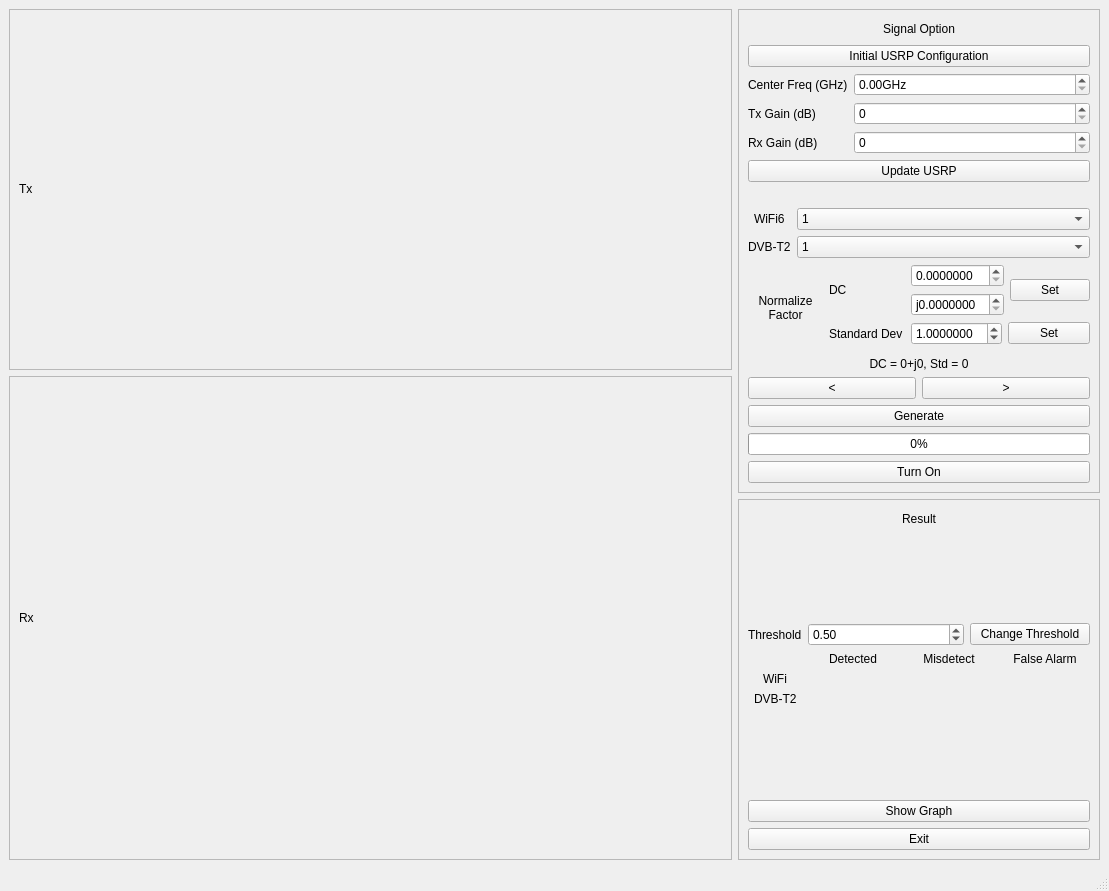
<?xml version="1.0" encoding="UTF-8"?>
<ui version="4.0">
 <class>MainWindow</class>
 <widget class="QMainWindow" name="MainWindow">
  <property name="geometry">
   <rect>
    <x>0</x>
    <y>0</y>
    <width>1109</width>
    <height>891</height>
   </rect>
  </property>
  <property name="windowTitle">
   <string>MainWindow</string>
  </property>
  <property name="windowOpacity">
   <double>1.000000000000000</double>
  </property>
  <widget class="QWidget" name="centralwidget">
   <layout class="QGridLayout" name="gridLayout">
    <item row="0" column="3" rowspan="4">
     <widget class="QFrame" name="frame_3">
      <property name="maximumSize">
       <size>
        <width>8000</width>
        <height>16777215</height>
       </size>
      </property>
      <property name="frameShape">
       <enum>QFrame::StyledPanel</enum>
      </property>
      <property name="frameShadow">
       <enum>QFrame::Raised</enum>
      </property>
      <layout class="QGridLayout" name="gridLayout_2">
       <item row="4" column="0">
        <layout class="QFormLayout" name="formLayout">
         <property name="labelAlignment">
          <set>Qt::AlignCenter</set>
         </property>
         <property name="formAlignment">
          <set>Qt::AlignCenter</set>
         </property>
         <item row="0" column="0">
          <widget class="QLabel" name="wifiField">
           <property name="text">
            <string>WiFi6</string>
           </property>
          </widget>
         </item>
         <item row="0" column="1">
          <widget class="QComboBox" name="wifiCombo">
           <property name="maxVisibleItems">
            <number>12</number>
           </property>
           <item>
            <property name="text">
             <string>1</string>
            </property>
           </item>
           <item>
            <property name="text">
             <string>2</string>
            </property>
           </item>
           <item>
            <property name="text">
             <string>3</string>
            </property>
           </item>
           <item>
            <property name="text">
             <string>4</string>
            </property>
           </item>
           <item>
            <property name="text">
             <string>5</string>
            </property>
           </item>
           <item>
            <property name="text">
             <string>6</string>
            </property>
           </item>
           <item>
            <property name="text">
             <string>7</string>
            </property>
           </item>
           <item>
            <property name="text">
             <string>8</string>
            </property>
           </item>
           <item>
            <property name="text">
             <string>9</string>
            </property>
           </item>
           <item>
            <property name="text">
             <string>10</string>
            </property>
           </item>
          </widget>
         </item>
         <item row="1" column="0">
          <widget class="QLabel" name="DVBLabel">
           <property name="text">
            <string>DVB-T2</string>
           </property>
          </widget>
         </item>
         <item row="1" column="1">
          <widget class="QComboBox" name="DVBCombo">
           <property name="maxVisibleItems">
            <number>12</number>
           </property>
           <item>
            <property name="text">
             <string>1</string>
            </property>
           </item>
           <item>
            <property name="text">
             <string>2</string>
            </property>
           </item>
           <item>
            <property name="text">
             <string>3</string>
            </property>
           </item>
           <item>
            <property name="text">
             <string>4</string>
            </property>
           </item>
           <item>
            <property name="text">
             <string>5</string>
            </property>
           </item>
           <item>
            <property name="text">
             <string>6</string>
            </property>
           </item>
           <item>
            <property name="text">
             <string>7</string>
            </property>
           </item>
           <item>
            <property name="text">
             <string>8</string>
            </property>
           </item>
           <item>
            <property name="text">
             <string>9</string>
            </property>
           </item>
           <item>
            <property name="text">
             <string>10</string>
            </property>
           </item>
          </widget>
         </item>
         <item row="2" column="0" colspan="2">
          <layout class="QGridLayout" name="gridLayout_9">
           <item row="3" column="1">
            <widget class="QLabel" name="label_5">
             <property name="text">
              <string>Standard Dev</string>
             </property>
            </widget>
           </item>
           <item row="3" column="2">
            <layout class="QGridLayout" name="gridLayout_11">
             <item row="0" column="0">
              <widget class="QDoubleSpinBox" name="DVBT2_STD">
               <property name="decimals">
                <number>7</number>
               </property>
               <property name="singleStep">
                <double>0.000001000000000</double>
               </property>
               <property name="value">
                <double>1.000000000000000</double>
               </property>
              </widget>
             </item>
             <item row="0" column="1">
              <widget class="QPushButton" name="DVBT2_STD_BUTTON">
               <property name="text">
                <string>Set</string>
               </property>
              </widget>
             </item>
            </layout>
           </item>
           <item row="2" column="0" rowspan="3">
            <widget class="QLabel" name="label">
             <property name="maximumSize">
              <size>
               <width>75</width>
               <height>16777215</height>
              </size>
             </property>
             <property name="text">
              <string>Normalize Factor</string>
             </property>
             <property name="alignment">
              <set>Qt::AlignCenter</set>
             </property>
             <property name="wordWrap">
              <bool>true</bool>
             </property>
            </widget>
           </item>
           <item row="2" column="1">
            <widget class="QLabel" name="label_4">
             <property name="text">
              <string>DC</string>
             </property>
            </widget>
           </item>
           <item row="2" column="2">
            <layout class="QGridLayout" name="gridLayout_10">
             <item row="0" column="0">
              <widget class="QDoubleSpinBox" name="DVBT2_DC_R">
               <property name="suffix">
                <string/>
               </property>
               <property name="decimals">
                <number>7</number>
               </property>
               <property name="singleStep">
                <double>0.000100000000000</double>
               </property>
               <property name="value">
                <double>0.000000000000000</double>
               </property>
              </widget>
             </item>
             <item row="1" column="0">
              <widget class="QDoubleSpinBox" name="DVBT2_DC_I">
               <property name="prefix">
                <string>j</string>
               </property>
               <property name="suffix">
                <string/>
               </property>
               <property name="decimals">
                <number>7</number>
               </property>
               <property name="singleStep">
                <double>0.000100000000000</double>
               </property>
               <property name="value">
                <double>0.000000000000000</double>
               </property>
              </widget>
             </item>
             <item row="0" column="1" rowspan="2">
              <widget class="QPushButton" name="DVBT2_DC_BUTTON">
               <property name="text">
                <string>Set</string>
               </property>
              </widget>
             </item>
            </layout>
           </item>
          </layout>
         </item>
         <item row="3" column="0" colspan="2">
          <widget class="QLabel" name="DVB_Status">
           <property name="maximumSize">
            <size>
             <width>16777215</width>
             <height>50</height>
            </size>
           </property>
           <property name="text">
            <string>DC = 0+j0, Std = 0</string>
           </property>
           <property name="alignment">
            <set>Qt::AlignCenter</set>
           </property>
          </widget>
         </item>
        </layout>
       </item>
       <item row="1" column="0">
        <widget class="QPushButton" name="usrpConfigButton">
         <property name="text">
          <string>Initial USRP Configuration</string>
         </property>
        </widget>
       </item>
       <item row="10" column="0">
        <widget class="QPushButton" name="turnOnOffUSRPButton">
         <property name="text">
          <string>Turn On</string>
         </property>
        </widget>
       </item>
       <item row="9" column="0">
        <widget class="QProgressBar" name="TxProgressBar">
         <property name="sizePolicy">
          <sizepolicy hsizetype="Minimum" vsizetype="Maximum">
           <horstretch>0</horstretch>
           <verstretch>0</verstretch>
          </sizepolicy>
         </property>
         <property name="value">
          <number>0</number>
         </property>
        </widget>
       </item>
       <item row="8" column="0">
        <widget class="QPushButton" name="GenerationButton">
         <property name="maximumSize">
          <size>
           <width>500</width>
           <height>16777215</height>
          </size>
         </property>
         <property name="text">
          <string>Generate</string>
         </property>
        </widget>
       </item>
       <item row="2" column="0">
        <layout class="QFormLayout" name="formLayout_3">
         <item row="0" column="0">
          <widget class="QLabel" name="centerFreq">
           <property name="text">
            <string>Center Freq (GHz)</string>
           </property>
          </widget>
         </item>
         <item row="1" column="0">
          <widget class="QLabel" name="txGain">
           <property name="text">
            <string>Tx Gain (dB)</string>
           </property>
          </widget>
         </item>
         <item row="1" column="1">
          <widget class="QSpinBox" name="txGainBox"/>
         </item>
         <item row="2" column="0">
          <widget class="QLabel" name="rxGain">
           <property name="text">
            <string>Rx Gain (dB)</string>
           </property>
          </widget>
         </item>
         <item row="2" column="1">
          <widget class="QSpinBox" name="rxGainBox"/>
         </item>
         <item row="3" column="0" colspan="2">
          <widget class="QPushButton" name="usrpUpdate">
           <property name="text">
            <string>Update USRP</string>
           </property>
          </widget>
         </item>
         <item row="0" column="1">
          <widget class="QDoubleSpinBox" name="centerFreqBox">
           <property name="prefix">
            <string/>
           </property>
           <property name="suffix">
            <string>GHz</string>
           </property>
          </widget>
         </item>
        </layout>
       </item>
       <item row="6" column="0">
        <layout class="QHBoxLayout" name="horizontalLayout_4">
         <item>
          <widget class="QPushButton" name="prevButton">
           <property name="text">
            <string>&lt;</string>
           </property>
          </widget>
         </item>
         <item>
          <widget class="QPushButton" name="nextButton">
           <property name="text">
            <string>&gt;</string>
           </property>
          </widget>
         </item>
        </layout>
       </item>
       <item row="0" column="0">
        <widget class="QLabel" name="label_6">
         <property name="maximumSize">
          <size>
           <width>16777215</width>
           <height>20</height>
          </size>
         </property>
         <property name="layoutDirection">
          <enum>Qt::LeftToRight</enum>
         </property>
         <property name="text">
          <string>Signal Option</string>
         </property>
         <property name="alignment">
          <set>Qt::AlignCenter</set>
         </property>
         <property name="wordWrap">
          <bool>false</bool>
         </property>
        </widget>
       </item>
      </layout>
     </widget>
    </item>
    <item row="0" column="1" rowspan="3" colspan="2">
     <widget class="QFrame" name="frame_2">
      <property name="enabled">
       <bool>true</bool>
      </property>
      <property name="autoFillBackground">
       <bool>false</bool>
      </property>
      <property name="frameShape">
       <enum>QFrame::StyledPanel</enum>
      </property>
      <property name="frameShadow">
       <enum>QFrame::Raised</enum>
      </property>
      <layout class="QGridLayout" name="gridLayout_4">
       <item row="2" column="0">
        <layout class="QGridLayout" name="gridLayout_5"/>
       </item>
       <item row="1" column="0">
        <widget class="QLabel" name="TxLabel">
         <property name="maximumSize">
          <size>
           <width>16777215</width>
           <height>20</height>
          </size>
         </property>
         <property name="layoutDirection">
          <enum>Qt::LeftToRight</enum>
         </property>
         <property name="text">
          <string>Tx</string>
         </property>
         <property name="alignment">
          <set>Qt::AlignLeading|Qt::AlignLeft|Qt::AlignVCenter</set>
         </property>
        </widget>
       </item>
      </layout>
     </widget>
    </item>
    <item row="3" column="1" rowspan="4" colspan="2">
     <widget class="QFrame" name="frame">
      <property name="frameShape">
       <enum>QFrame::StyledPanel</enum>
      </property>
      <property name="frameShadow">
       <enum>QFrame::Raised</enum>
      </property>
      <layout class="QGridLayout" name="gridLayout_7">
       <item row="0" column="0">
        <widget class="QLabel" name="RxLabel">
         <property name="maximumSize">
          <size>
           <width>16777215</width>
           <height>20</height>
          </size>
         </property>
         <property name="text">
          <string>Rx</string>
         </property>
        </widget>
       </item>
       <item row="1" column="0">
        <layout class="QGridLayout" name="gridLayout_8"/>
       </item>
      </layout>
     </widget>
    </item>
    <item row="4" column="3" rowspan="3">
     <widget class="QFrame" name="frame_4">
      <property name="maximumSize">
       <size>
        <width>8000</width>
        <height>16777215</height>
       </size>
      </property>
      <property name="frameShape">
       <enum>QFrame::StyledPanel</enum>
      </property>
      <property name="frameShadow">
       <enum>QFrame::Raised</enum>
      </property>
      <layout class="QGridLayout" name="gridLayout_3">
       <item row="2" column="0">
        <widget class="QPushButton" name="showGraphButton">
         <property name="maximumSize">
          <size>
           <width>5000</width>
           <height>16777215</height>
          </size>
         </property>
         <property name="text">
          <string>Show Graph</string>
         </property>
        </widget>
       </item>
       <item row="0" column="0">
        <widget class="QLabel" name="label_7">
         <property name="maximumSize">
          <size>
           <width>5000</width>
           <height>20</height>
          </size>
         </property>
         <property name="text">
          <string>Result</string>
         </property>
         <property name="alignment">
          <set>Qt::AlignCenter</set>
         </property>
        </widget>
       </item>
       <item row="1" column="0">
        <layout class="QFormLayout" name="formLayout_2">
         <property name="labelAlignment">
          <set>Qt::AlignCenter</set>
         </property>
         <property name="formAlignment">
          <set>Qt::AlignCenter</set>
         </property>
         <item row="1" column="0">
          <widget class="QLabel" name="label_8">
           <property name="layoutDirection">
            <enum>Qt::RightToLeft</enum>
           </property>
           <property name="text">
            <string/>
           </property>
           <property name="alignment">
            <set>Qt::AlignCenter</set>
           </property>
          </widget>
         </item>
         <item row="1" column="1">
          <layout class="QHBoxLayout" name="horizontalLayout_2">
           <item>
            <widget class="QLabel" name="label_9">
             <property name="text">
              <string>Detected</string>
             </property>
             <property name="alignment">
              <set>Qt::AlignCenter</set>
             </property>
            </widget>
           </item>
           <item>
            <widget class="QLabel" name="label_11">
             <property name="text">
              <string>Misdetect</string>
             </property>
             <property name="alignment">
              <set>Qt::AlignCenter</set>
             </property>
            </widget>
           </item>
           <item>
            <widget class="QLabel" name="label_10">
             <property name="layoutDirection">
              <enum>Qt::LeftToRight</enum>
             </property>
             <property name="text">
              <string>False Alarm</string>
             </property>
             <property name="alignment">
              <set>Qt::AlignCenter</set>
             </property>
            </widget>
           </item>
          </layout>
         </item>
         <item row="2" column="0">
          <widget class="QLabel" name="label_12">
           <property name="text">
            <string>WiFi</string>
           </property>
          </widget>
         </item>
         <item row="2" column="1">
          <layout class="QHBoxLayout" name="horizontalLayout_3">
           <item>
            <widget class="QLabel" name="wifiD">
             <property name="text">
              <string/>
             </property>
             <property name="alignment">
              <set>Qt::AlignCenter</set>
             </property>
            </widget>
           </item>
           <item>
            <widget class="QLabel" name="wifiM">
             <property name="text">
              <string/>
             </property>
             <property name="alignment">
              <set>Qt::AlignCenter</set>
             </property>
            </widget>
           </item>
           <item>
            <widget class="QLabel" name="wifiF">
             <property name="text">
              <string/>
             </property>
             <property name="alignment">
              <set>Qt::AlignCenter</set>
             </property>
            </widget>
           </item>
          </layout>
         </item>
         <item row="3" column="0">
          <widget class="QLabel" name="label_16">
           <property name="text">
            <string>DVB-T2</string>
           </property>
          </widget>
         </item>
         <item row="3" column="1">
          <layout class="QHBoxLayout" name="horizontalLayout_5">
           <item>
            <widget class="QLabel" name="dvbD">
             <property name="text">
              <string/>
             </property>
             <property name="alignment">
              <set>Qt::AlignCenter</set>
             </property>
            </widget>
           </item>
           <item>
            <widget class="QLabel" name="dvbM">
             <property name="text">
              <string/>
             </property>
             <property name="alignment">
              <set>Qt::AlignCenter</set>
             </property>
            </widget>
           </item>
           <item>
            <widget class="QLabel" name="dvbF">
             <property name="text">
              <string/>
             </property>
             <property name="alignment">
              <set>Qt::AlignCenter</set>
             </property>
            </widget>
           </item>
          </layout>
         </item>
         <item row="0" column="1">
          <layout class="QHBoxLayout" name="horizontalLayout_6">
           <item>
            <widget class="QDoubleSpinBox" name="thresholdSpinBox">
             <property name="maximum">
              <double>1.000000000000000</double>
             </property>
             <property name="singleStep">
              <double>0.010000000000000</double>
             </property>
             <property name="value">
              <double>0.500000000000000</double>
             </property>
            </widget>
           </item>
           <item>
            <widget class="QPushButton" name="thresholdButton">
             <property name="maximumSize">
              <size>
               <width>120</width>
               <height>16777215</height>
              </size>
             </property>
             <property name="text">
              <string>Change Threshold</string>
             </property>
             <property name="autoDefault">
              <bool>false</bool>
             </property>
             <property name="default">
              <bool>false</bool>
             </property>
             <property name="flat">
              <bool>false</bool>
             </property>
            </widget>
           </item>
          </layout>
         </item>
         <item row="0" column="0">
          <widget class="QLabel" name="label_15">
           <property name="text">
            <string>Threshold</string>
           </property>
          </widget>
         </item>
        </layout>
       </item>
       <item row="3" column="0">
        <widget class="QPushButton" name="exitButton">
         <property name="text">
          <string>Exit</string>
         </property>
        </widget>
       </item>
      </layout>
     </widget>
    </item>
   </layout>
  </widget>
  <widget class="QMenuBar" name="menubar">
   <property name="geometry">
    <rect>
     <x>0</x>
     <y>0</y>
     <width>1109</width>
     <height>20</height>
    </rect>
   </property>
  </widget>
  <widget class="QStatusBar" name="statusbar"/>
 </widget>
 <resources/>
 <connections/>
</ui>
